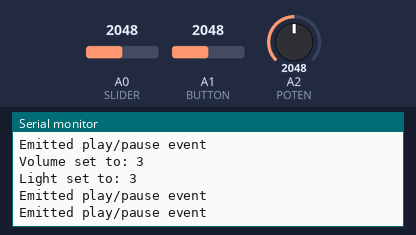
This sketch was run on a simulated Particle Photon. Shown: the last lines printed to the serial monitor. Inputs (shaded band) come from the test bench; at power-on: A0 (SLIDER) = 2048, A2 (POTEN) = 2048, A1 (BUTTON) = 2048.

Above: at 2.3 s.
2.4 s: A0 (SLIDER) set to 2866
At 3.6 s:
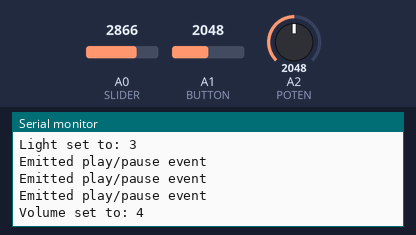
3.9 s: A2 (POTEN) set to 2866
At 5.1 s:
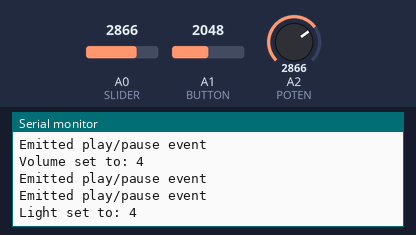
5.4 s: A0 (SLIDER) set to 3603
At 6.2 s:
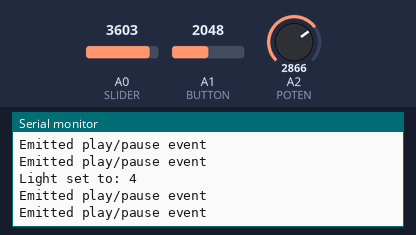
6.9 s: A2 (POTEN) set to 3603
At 6.9 s:
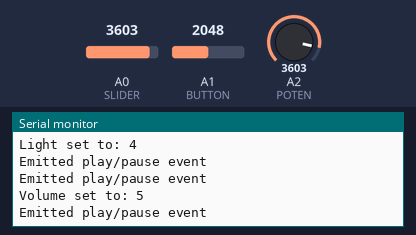

Measured:
- after the input at 2.4 s, the serial monitor: prints a new line after 0.74 s (image 1)
- after the input at 3.9 s, the serial monitor: prints a new line after 0.80 s (image 2)

The sketch:

particle-code.ino
```cpp
/* Constants */
const int POWER_SLIDER = A5;
const int POWER_BUTTON = A4;
const int POWER_POTEN = A3;

const int SLIDER = A0;
const int BUTTON = A1;
const int POTEN = A2;

const int DELAY_TIME = 500;
const int SLIDER_INTERVAL = 4070 / 6;
const int POTENT_INTERVAL = 4070 / 5;

/* State */
int currentVolume = -1;
int currentLight = -1;
bool isPlaying = true;

void setup() {
  //Setup the pins
  pinMode(POWER_SLIDER, OUTPUT);
  pinMode(POWER_BUTTON, OUTPUT);
  pinMode(POWER_POTEN, OUTPUT);

  pinMode(SLIDER, INPUT);
  pinMode(BUTTON, INPUT);
  pinMode(POTEN, INPUT);

  digitalWrite(POWER_SLIDER, HIGH);
  digitalWrite(POWER_POTEN, HIGH);

  //Open the serial connection order to print to the console
  Serial.begin(9600);
}

void loop() {
  //Read butto and sensors values
  int sliderValue = analogRead(SLIDER);
  int buttonValue = analogRead(BUTTON);
  int potenValue = analogRead(POTEN);

  if (buttonValue > 400) {
    Particle.publish("startPause");
    Serial.println("Emitted play/pause event");
    delay(DELAY_TIME);
  }

  for(int i = 0; i < 6; i++) {
    if (sliderValue > (SLIDER_INTERVAL * i) && sliderValue < (SLIDER_INTERVAL * (i+1)) && currentVolume != i) {
      currentVolume = i;
      Particle.publish("volume", String(currentVolume));
      Serial.println("Volume set to: " + String(currentVolume));
      delay(DELAY_TIME);
    }
  }

  for(int j = 0; j < 5; j++) {
    if (potenValue > (POTENT_INTERVAL * j) && potenValue < (POTENT_INTERVAL * (j+1)) && currentLight != (j+1)) {
      currentLight = j+1;
      Particle.publish("changeLight", String(currentLight));
      Serial.println("Light set to: " + String(currentLight));
      delay(DELAY_TIME);
    }
  }
}
```
